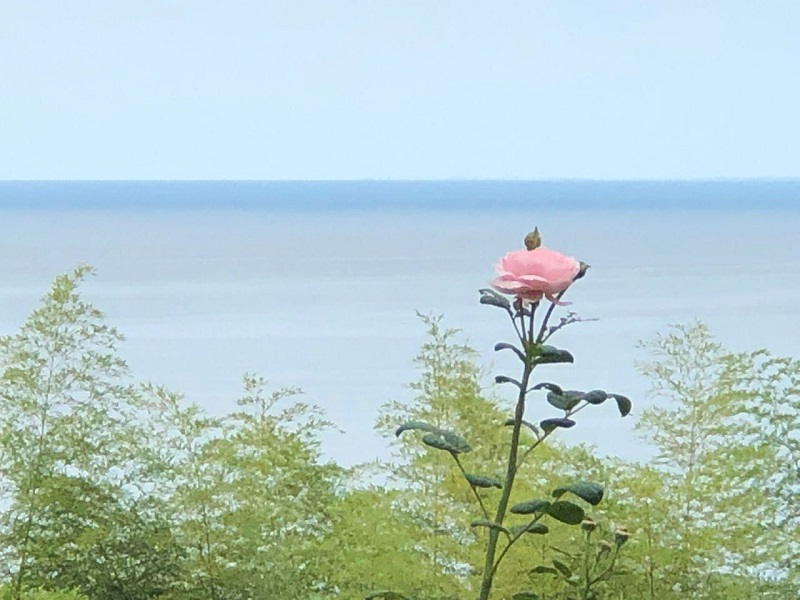
#> input picture cv_hm_1.3/img/testrose.jpg, 800 x 600 px, found by its file name
$ python test_1_3_1.py
#> lines starting #> are read from the running program, lines starting #| are printed output that depends on the picture
### cv_hm_1.3/task_1_3.py
import cv2
import numpy as np

def new_borders(M, h: int, w: int):
    """
    Вычисление новых границ окна изображения

    Args:
        M (np.ndarray): Матрица аффинного преобразования (2x3).
        h (int): Высота исходного изображения.
        w (int): Ширина исходного изображения.
    """
    # Крайние точки исходного изображения
    corners = np.array([[0, 0, 1], [w, 0, 1], [0, h, 1], [w, h, 1]])
    transformed_corners = M @ corners.T

    # Получаем новые границы
    min_x = np.min(transformed_corners[0, :])
    max_x = np.max(transformed_corners[0, :])
    min_y = np.min(transformed_corners[1, :])
    max_y = np.max(transformed_corners[1, :])

    new_w = int(np.round(max_x - min_x))
    new_h = int(np.round(max_y - min_y))

    return (min_x, min_y), (new_w, new_h)

def rotate(image: np.ndarray, angle: float, point: tuple = None) -> np.ndarray:
    """
    Повернуть изображение по часовой стрелке на угол от 0 до 360 градусов и преобразовать размер изображения.

    :param image: исходное изображение
    :param point: значение точки (x, y), вокруг которой повернуть изображение
    :param angle: угол поворота
    :return: повернутное изображение
    """

    h, w = image.shape[:2]

    # Создание матрицы поворота вокруг point
    rotation_matrix = cv2.getRotationMatrix2D(point, angle, 1.0)

    low, new_shp = new_borders(rotation_matrix, h, w)
    rotation_matrix[0][-1] -= low[0]
    rotation_matrix[1][-1] -= low[1]

    rotated_image = cv2.warpAffine(image, rotation_matrix, (new_shp[0], new_shp[1]))

    return rotated_image


# [21 lines left out: function apply_warpAffine, not called in this run]

### cv_hm_1.3/test_1_3_1.py
import cv2

from task_1_3 import rotate

test_image = cv2.imread('cv_hm_1.3/img/testrose.jpg')
#> test_image is the input picture: shape (600, 800, 3); mean B, G, R 199.3, 202.4, 179.5
# test_image = cv2.cvtColor(test_image, cv2.COLOR_BGR2RGB)
cv2.imshow("Original image", test_image)

cv2.waitKey(0)

test_point = (100, 200)
test_angle = 30

transformed_image = rotate(test_image, test_angle, test_point)
#> in rotate, `rotated_image = cv2.warpAffine(image, rotation_matrix, (new_shp[0], ne..`:
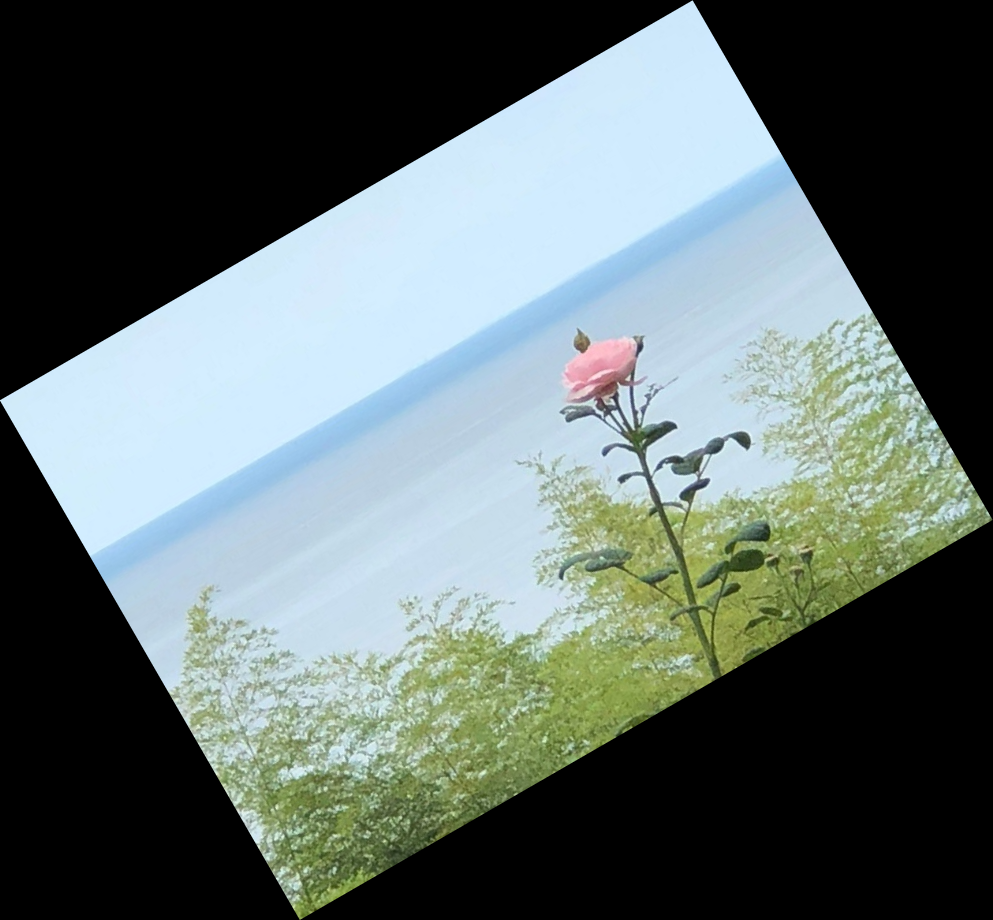
#> rotated_image: shape (920, 993, 3); mean B, G, R 104.7, 106.3, 94.3
cv2.imshow("Rotated image", transformed_image)

cv2.waitKey(0)
